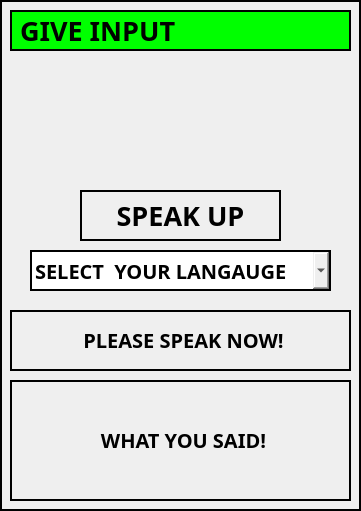
      <widget class="QFrame" name="frame_2">
       <property name="geometry">
        <rect>
         <x>0</x>
         <y>0</y>
         <width>361</width>
         <height>511</height>
        </rect>
       </property>
       <property name="styleSheet">
        <string notr="true">border:2px solid;</string>
       </property>
       <property name="frameShape">
        <enum>QFrame::StyledPanel</enum>
       </property>
       <property name="frameShadow">
        <enum>QFrame::Raised</enum>
       </property>
       <widget class="QLabel" name="label_10">
        <property name="geometry">
         <rect>
          <x>10</x>
          <y>10</y>
          <width>341</width>
          <height>41</height>
         </rect>
        </property>
        <property name="font">
         <font>
          <family>Bahnschrift Condensed</family>
          <pointsize>20</pointsize>
          <weight>75</weight>
          <bold>true</bold>
         </font>
        </property>
        <property name="styleSheet">
         <string notr="true">border:2px solid black;
background-color: rgb(0, 255, 0);</string>
        </property>
        <property name="text">
         <string>GIVE INPUT </string>
        </property>
       </widget>
       <widget class="QLabel" name="surha_text">
        <property name="geometry">
         <rect>
          <x>10</x>
          <y>310</y>
          <width>341</width>
          <height>61</height>
         </rect>
        </property>
        <property name="font">
         <font>
          <family>Bahnschrift</family>
          <pointsize>15</pointsize>
          <weight>75</weight>
          <bold>true</bold>
         </font>
        </property>
        <property name="styleSheet">
         <string notr="true"/>
        </property>
        <property name="text">
         <string>&lt;html&gt;&lt;head/&gt;&lt;body&gt;&lt;p align=&quot;center&quot;&gt;PLEASE SPEAK NOW!&lt;/p&gt;&lt;/body&gt;&lt;/html&gt;</string>
        </property>
       </widget>
       <widget class="QComboBox" name="surah_combobox">
        <property name="geometry">
         <rect>
          <x>30</x>
          <y>250</y>
          <width>301</width>
          <height>41</height>
         </rect>
        </property>
        <property name="font">
         <font>
          <family>Bahnschrift</family>
          <pointsize>15</pointsize>
          <weight>75</weight>
          <bold>true</bold>
         </font>
        </property>
        <item>
         <property name="text">
          <string>SELECT  YOUR LANGAUGE</string>
         </property>
        </item>
        <item>
         <property name="text">
          <string>ARABIC</string>
         </property>
        </item>
        <item>
         <property name="text">
          <string>URDU</string>
         </property>
        </item>
        <item>
         <property name="text">
          <string>ENGLISH</string>
         </property>
        </item>
       </widget>
       <widget class="QLabel" name="surha_what_you_said">
        <property name="geometry">
         <rect>
          <x>10</x>
          <y>380</y>
          <width>341</width>
          <height>121</height>
         </rect>
        </property>
        <property name="font">
         <font>
          <family>Bahnschrift</family>
          <pointsize>15</pointsize>
          <weight>75</weight>
          <bold>true</bold>
         </font>
        </property>
        <property name="styleSheet">
         <string notr="true">border:2px solid black;</string>
        </property>
        <property name="text">
         <string>&lt;html&gt;&lt;head/&gt;&lt;body&gt;&lt;p align=&quot;center&quot;&gt;WHAT YOU SAID!&lt;/p&gt;&lt;/body&gt;&lt;/html&gt;</string>
        </property>
       </widget>
       <widget class="QPushButton" name="surah_search_button">
        <property name="geometry">
         <rect>
          <x>80</x>
          <y>190</y>
          <width>201</width>
          <height>51</height>
         </rect>
        </property>
        <property name="font">
         <font>
          <family>Bahnschrift Condensed</family>
          <pointsize>20</pointsize>
          <weight>75</weight>
          <bold>true</bold>
         </font>
        </property>
        <property name="text">
         <string>SPEAK UP</string>
        </property>
       </widget>
      </widget>
